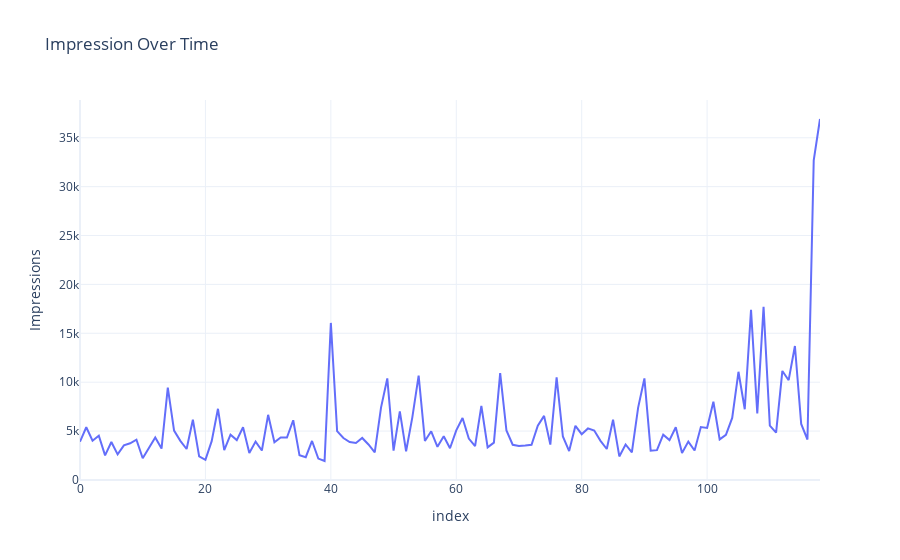

The cell this chart's notebook holds for it:
### Code cell
#Check number of impressions on each post over time
fig = px.line(data, x = data.index, y = 'Impressions', title= 'Impression Over Time')

fig.show()

### Figure 1 — Plotly figure (JSON) as saved in the notebook; plotly's stock layout.template omitted (floating-point values rounded to 4 significant figures)
{"data": [{"hovertemplate": "index=%{x}<br>Impressions=%{y}<extra></extra>", "legendgroup": "", "line": {"color": "#636efa", "dash": "solid"}, "marker": {"symbol": "circle"}, "mode": "lines", "name": "", "orientation": "v", "showlegend": false, "type": "scatter", "x": [0, 1, 2, 3, 4, 5, 6, 7, 8, 9, 10, 11, 12, 13, 14, 15, 16, 17, 18, 19, 20, 21, 22, 23, 24, 25, 26, 27, 28, 29, 30, 31, 32, 33, 34, 35, 36, 37, 38, 39, 40, 41, 42, 43, 44, 45, 46, 47, 48, 49, 50, 51, 52, 53, 54, 55, 56, 57, 58, 59, 60, 61, 62, 63, 64, 65, 66, 67, 68, 69, 70, 71, 72, 73, 74, 75, 76, 77, 78, 79, 80, 81, 82, 83, 84, 85, 86, 87, 88, 89, 90, 91, 92, 93, 94, 95, 96, 97, 98, 99, 100, 101, 102, 103, 104, 105, 106, 107, 108, 109, 110, 111, 112, 113, 114, 115, 116, 117, 118], "xaxis": "x", "y": [3920, 5394, 4021, 4528, 2518, 3884, 2621, 3541, 3749, 4115, 2218, 3234, 4344, 3216, 9453, 5055, 4002, 3169, 6168, 2407, 2064, 3973, 7281, 3052, 4628, 4082, 5394, 2766, 3924, 3015, 6666, 3854, 4355, 4343, 6108, 2523, 2327, 3990, 2191, 1941, 16062, 4998, 4289, 3880, 3786, 4298, 3630, 2826, 7407, 10386, 2998, 7018, 2941, 6432, 10667, 3988, 4978, 3388, 4467, 3246, 5072, 6339, 4239, 3454, 7571, 3333, 3818, 10933, 5058, 3601, 3480, 3525, 3606, 5542, 6559, 3623, 10493, 4446, 2957, 5538, 4681, 5273, 5055, 4002, 3169, 6168, 2407, 3630, 2826, 7407, 10386, 2998, 3052, 4628, 4082, 5394, 2766, 3924, 3015, 5409, 5323, 8001, 4150, 4609, 6348, 11068, 7231, 17396, 6814, 17713, 5563, 4842, 11149, 10206, 13700, 5731, 4139, 32695, 36919], "yaxis": "y"}], "layout": {"legend": {"tracegroupgap": 0}, "title": {"text": "Impression Over Time"}, "xaxis": {"anchor": "y", "domain": [0, 1], "title": {"text": "index"}}, "yaxis": {"anchor": "x", "domain": [0, 1], "title": {"text": "Impressions"}}}}
